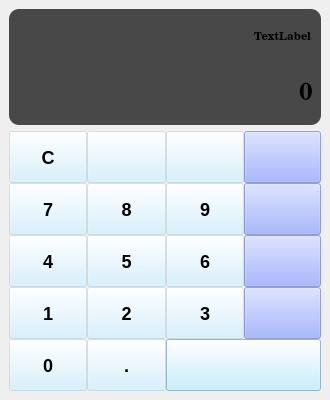
<?xml version="1.0" encoding="UTF-8"?>
<ui version="4.0">
 <class>MainWindow</class>
 <widget class="QMainWindow" name="MainWindow">
  <property name="geometry">
   <rect>
    <x>0</x>
    <y>0</y>
    <width>330</width>
    <height>400</height>
   </rect>
  </property>
  <property name="focusPolicy">
   <enum>Qt::FocusPolicy::NoFocus</enum>
  </property>
  <property name="windowTitle">
   <string>MainWindow</string>
  </property>
  <property name="styleSheet">
   <string notr="true">QWidget {
	background: qlineargradient(
		x1:0, y1:0, x2:0, y2:1,
		stop:0 rgb(108, 108, 162),
		stop:1 rgb(58, 54, 70)
	);
}

QPushButton {
	min-height: 50px;
	max-height: 50px;
	min-width: 70px;
	font-size: 18px;
	font-weight: bold;
	background-color: rgba(205, 238, 255, 0.3);
	color: black;
}

QPushButton:hover {
    background-color: rgba(205, 238, 255, 0.5);
    border: 2px solid rgba(255, 255, 255, 0.3);
	border-radius: 5px;
}

QPushButton:pressed {
    background-color: rgba(205, 238, 255, 0.7);
}

QPushButton#btn_divide,
#btn_multiply, #btn_minus, #btn_plus {
	background-color: rgba(140, 161, 255, 0.6);
}

QPushButton#btn_divide:hover,
QPushButton#btn_multiply:hover,
QPushButton#btn_minus:hover,
QPushButton#btn_plus:hover {
    background-color: rgba(140, 161, 255, 0.8);
    border: 2px solid rgba(255, 255, 255, 0.4);
}

QPushButton#btn_divide:pressed,
QPushButton#btn_multiply:pressed,
QPushButton#btn_minus:pressed,
QPushButton#btn_plus:pressed {
    background-color: rgba(140, 161, 255, 1.0);
}

QPushButton#btn_equal {
	background-color: rgba(188, 235, 255, 0.8);
}

QPushButton#btn_equal:hover {
    background-color: rgba(188, 235, 255, 1.0);
    border: 2px solid rgba(255, 255, 255, 0.5);
}

QPushButton#btn_equal:pressed {
    background-color: rgba(150, 220, 255, 1.0);
}

QLabel {
	background-color: rgba(0, 0, 0, 0.7);
}

QLabel#main_display {
	min-height: 50px;
	padding-right: 1px;
	font: 700 18pt &quot;Century Schoolbook&quot;;
	border-bottom-left-radius: 10px;
	border-bottom-right-radius: 10px;
}

QLabel#history_display {
	padding-right: 7px;
	max-height: 55px;
	font: 700 8pt &quot;Century Schoolbook&quot;;
	border-top-left-radius: 10px;
	border-top-right-radius: 10px;
}</string>
  </property>
  <widget class="QWidget" name="centralwidget">
   <property name="styleSheet">
    <string notr="true"/>
   </property>
   <layout class="QVBoxLayout" name="verticalLayout">
    <item>
     <layout class="QVBoxLayout" name="verticalLayout_2">
      <property name="spacing">
       <number>0</number>
      </property>
      <property name="sizeConstraint">
       <enum>QLayout::SizeConstraint::SetDefaultConstraint</enum>
      </property>
      <item>
       <widget class="QLabel" name="history_display">
        <property name="font">
         <font>
          <family>Century Schoolbook</family>
          <pointsize>8</pointsize>
          <italic>false</italic>
          <bold>true</bold>
         </font>
        </property>
        <property name="text">
         <string>TextLabel</string>
        </property>
        <property name="alignment">
         <set>Qt::AlignmentFlag::AlignRight|Qt::AlignmentFlag::AlignTrailing|Qt::AlignmentFlag::AlignVCenter</set>
        </property>
       </widget>
      </item>
      <item>
       <widget class="QLabel" name="main_display">
        <property name="font">
         <font>
          <family>Century Schoolbook</family>
          <pointsize>18</pointsize>
          <italic>false</italic>
          <bold>true</bold>
         </font>
        </property>
        <property name="text">
         <string>0</string>
        </property>
        <property name="alignment">
         <set>Qt::AlignmentFlag::AlignRight|Qt::AlignmentFlag::AlignTrailing|Qt::AlignmentFlag::AlignVCenter</set>
        </property>
       </widget>
      </item>
     </layout>
    </item>
    <item>
     <layout class="QGridLayout" name="gridLayout">
      <property name="sizeConstraint">
       <enum>QLayout::SizeConstraint::SetDefaultConstraint</enum>
      </property>
      <property name="leftMargin">
       <number>0</number>
      </property>
      <property name="spacing">
       <number>0</number>
      </property>
      <item row="1" column="3">
       <widget class="QPushButton" name="btn_multiply">
        <property name="focusPolicy">
         <enum>Qt::FocusPolicy::NoFocus</enum>
        </property>
        <property name="text">
         <string/>
        </property>
        <property name="icon">
         <iconset>
          <normaloff>../../../../../music/cancel_151850.png</normaloff>../../../../../music/cancel_151850.png</iconset>
        </property>
        <property name="iconSize">
         <size>
          <width>16</width>
          <height>16</height>
         </size>
        </property>
       </widget>
      </item>
      <item row="4" column="1">
       <widget class="QPushButton" name="btn_dot">
        <property name="focusPolicy">
         <enum>Qt::FocusPolicy::NoFocus</enum>
        </property>
        <property name="text">
         <string>.</string>
        </property>
       </widget>
      </item>
      <item row="3" column="3">
       <widget class="QPushButton" name="btn_plus">
        <property name="focusPolicy">
         <enum>Qt::FocusPolicy::NoFocus</enum>
        </property>
        <property name="text">
         <string/>
        </property>
        <property name="icon">
         <iconset>
          <normaloff>../../../../../music/add_1237946.png</normaloff>../../../../../music/add_1237946.png</iconset>
        </property>
        <property name="iconSize">
         <size>
          <width>20</width>
          <height>20</height>
         </size>
        </property>
       </widget>
      </item>
      <item row="2" column="0">
       <widget class="QPushButton" name="btn_4">
        <property name="focusPolicy">
         <enum>Qt::FocusPolicy::NoFocus</enum>
        </property>
        <property name="text">
         <string>4</string>
        </property>
       </widget>
      </item>
      <item row="0" column="3">
       <widget class="QPushButton" name="btn_divide">
        <property name="focusPolicy">
         <enum>Qt::FocusPolicy::NoFocus</enum>
        </property>
        <property name="text">
         <string/>
        </property>
        <property name="icon">
         <iconset>
          <normaloff>../../../../../music/divide_16396281.png</normaloff>../../../../../music/divide_16396281.png</iconset>
        </property>
        <property name="iconSize">
         <size>
          <width>20</width>
          <height>20</height>
         </size>
        </property>
       </widget>
      </item>
      <item row="3" column="2">
       <widget class="QPushButton" name="btn_3">
        <property name="focusPolicy">
         <enum>Qt::FocusPolicy::NoFocus</enum>
        </property>
        <property name="text">
         <string>3</string>
        </property>
       </widget>
      </item>
      <item row="1" column="1">
       <widget class="QPushButton" name="btn_8">
        <property name="focusPolicy">
         <enum>Qt::FocusPolicy::NoFocus</enum>
        </property>
        <property name="text">
         <string>8</string>
        </property>
       </widget>
      </item>
      <item row="1" column="2">
       <widget class="QPushButton" name="btn_9">
        <property name="focusPolicy">
         <enum>Qt::FocusPolicy::NoFocus</enum>
        </property>
        <property name="text">
         <string>9</string>
        </property>
       </widget>
      </item>
      <item row="2" column="1">
       <widget class="QPushButton" name="btn_5">
        <property name="focusPolicy">
         <enum>Qt::FocusPolicy::NoFocus</enum>
        </property>
        <property name="text">
         <string>5</string>
        </property>
       </widget>
      </item>
      <item row="3" column="1">
       <widget class="QPushButton" name="btn_2">
        <property name="focusPolicy">
         <enum>Qt::FocusPolicy::NoFocus</enum>
        </property>
        <property name="text">
         <string>2</string>
        </property>
       </widget>
      </item>
      <item row="1" column="0">
       <widget class="QPushButton" name="btn_7">
        <property name="focusPolicy">
         <enum>Qt::FocusPolicy::NoFocus</enum>
        </property>
        <property name="text">
         <string>7</string>
        </property>
       </widget>
      </item>
      <item row="2" column="2">
       <widget class="QPushButton" name="btn_6">
        <property name="focusPolicy">
         <enum>Qt::FocusPolicy::NoFocus</enum>
        </property>
        <property name="text">
         <string>6</string>
        </property>
       </widget>
      </item>
      <item row="3" column="0">
       <widget class="QPushButton" name="btn_1">
        <property name="focusPolicy">
         <enum>Qt::FocusPolicy::NoFocus</enum>
        </property>
        <property name="text">
         <string>1</string>
        </property>
       </widget>
      </item>
      <item row="0" column="0">
       <widget class="QPushButton" name="btn_clear">
        <property name="focusPolicy">
         <enum>Qt::FocusPolicy::NoFocus</enum>
        </property>
        <property name="text">
         <string>C</string>
        </property>
        <property name="iconSize">
         <size>
          <width>20</width>
          <height>20</height>
         </size>
        </property>
       </widget>
      </item>
      <item row="2" column="3">
       <widget class="QPushButton" name="btn_minus">
        <property name="focusPolicy">
         <enum>Qt::FocusPolicy::NoFocus</enum>
        </property>
        <property name="text">
         <string/>
        </property>
        <property name="icon">
         <iconset>
          <normaloff>../../../../../music/minimize-sign_6057365.png</normaloff>../../../../../music/minimize-sign_6057365.png</iconset>
        </property>
        <property name="iconSize">
         <size>
          <width>20</width>
          <height>20</height>
         </size>
        </property>
       </widget>
      </item>
      <item row="4" column="0">
       <widget class="QPushButton" name="btn_0">
        <property name="focusPolicy">
         <enum>Qt::FocusPolicy::NoFocus</enum>
        </property>
        <property name="text">
         <string>0</string>
        </property>
       </widget>
      </item>
      <item row="4" column="2" colspan="2">
       <widget class="QPushButton" name="btn_equal">
        <property name="focusPolicy">
         <enum>Qt::FocusPolicy::NoFocus</enum>
        </property>
        <property name="text">
         <string/>
        </property>
        <property name="icon">
         <iconset>
          <normaloff>../../../../../music/equal_149707.png</normaloff>../../../../../music/equal_149707.png</iconset>
        </property>
        <property name="iconSize">
         <size>
          <width>20</width>
          <height>20</height>
         </size>
        </property>
       </widget>
      </item>
      <item row="0" column="2">
       <widget class="QPushButton" name="btn_percent">
        <property name="focusPolicy">
         <enum>Qt::FocusPolicy::NoFocus</enum>
        </property>
        <property name="text">
         <string/>
        </property>
        <property name="icon">
         <iconset>
          <normaloff>../../../../../music/percent_6839914.png</normaloff>../../../../../music/percent_6839914.png</iconset>
        </property>
        <property name="iconSize">
         <size>
          <width>20</width>
          <height>20</height>
         </size>
        </property>
       </widget>
      </item>
      <item row="0" column="1">
       <widget class="QPushButton" name="btn_delete">
        <property name="focusPolicy">
         <enum>Qt::FocusPolicy::NoFocus</enum>
        </property>
        <property name="text">
         <string/>
        </property>
        <property name="icon">
         <iconset>
          <normaloff>../../../../../music/backspace_12920795.png</normaloff>../../../../../music/backspace_12920795.png</iconset>
        </property>
        <property name="iconSize">
         <size>
          <width>35</width>
          <height>35</height>
         </size>
        </property>
       </widget>
      </item>
     </layout>
    </item>
   </layout>
  </widget>
 </widget>
 <resources/>
 <connections/>
</ui>
